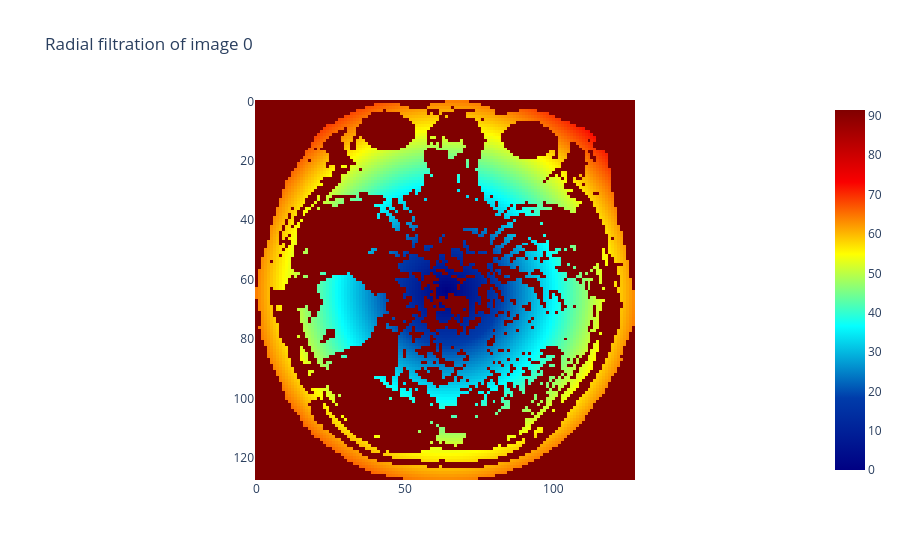

This figure's notebook cell:
### Markdown cell above
### From binary image to filtration

### Code cell
from gtda.images import RadialFiltration

radial_filtration = RadialFiltration(center=np.array([64,64]))
im8_filtration = radial_filtration.fit_transform(im8_binarized)

radial_filtration.plot(im8_filtration, colorscale="jet")

### Figure 1 — Plotly figure (JSON) as saved in the notebook; plotly's stock layout.template omitted (floating-point values rounded to 4 significant figures; data arrays with more than 128 entries replaced by an {"elided": "..."} marker saying what was removed)
{"data": [{"colorscale": [[0, "rgb(0,0,131)"], [0.2, "rgb(0,60,170)"], [0.4, "rgb(5,255,255)"], [0.6, "rgb(255,255,0)"], [0.8, "rgb(250,0,0)"], [1, "rgb(128,0,0)"]], "type": "heatmap", "z": {"elided": "128x128 float values"}}], "layout": {"plot_bgcolor": "white", "title": {"text": "Radial filtration of image 0"}, "xaxis": {"constrain": "domain", "scaleanchor": "y"}, "yaxis": {"autorange": "reversed", "constrain": "domain"}}}
